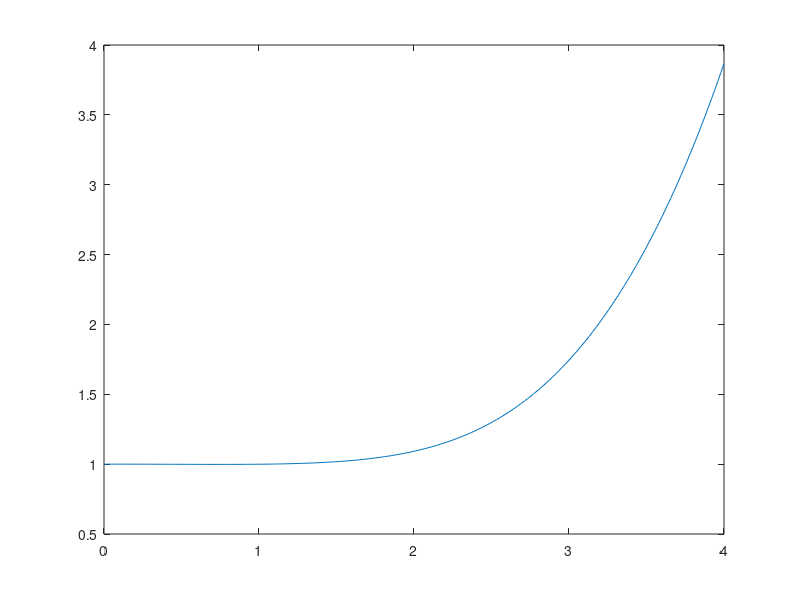

The MATLAB script that drew this image:
% CFL for RK Gary
close all
clear all
ark = [0.0695 0.1602 0.2898 0.5060 1];
n = length(ark)
p = @(z) (1 + z*ark(5).*(1+z*ark(4).*(1+z*ark(3).*(1+z*ark(2).*(1+ark(1)*z)))));
y = linspace(0,4,200);
plot(y,abs((p(1i*y))))
